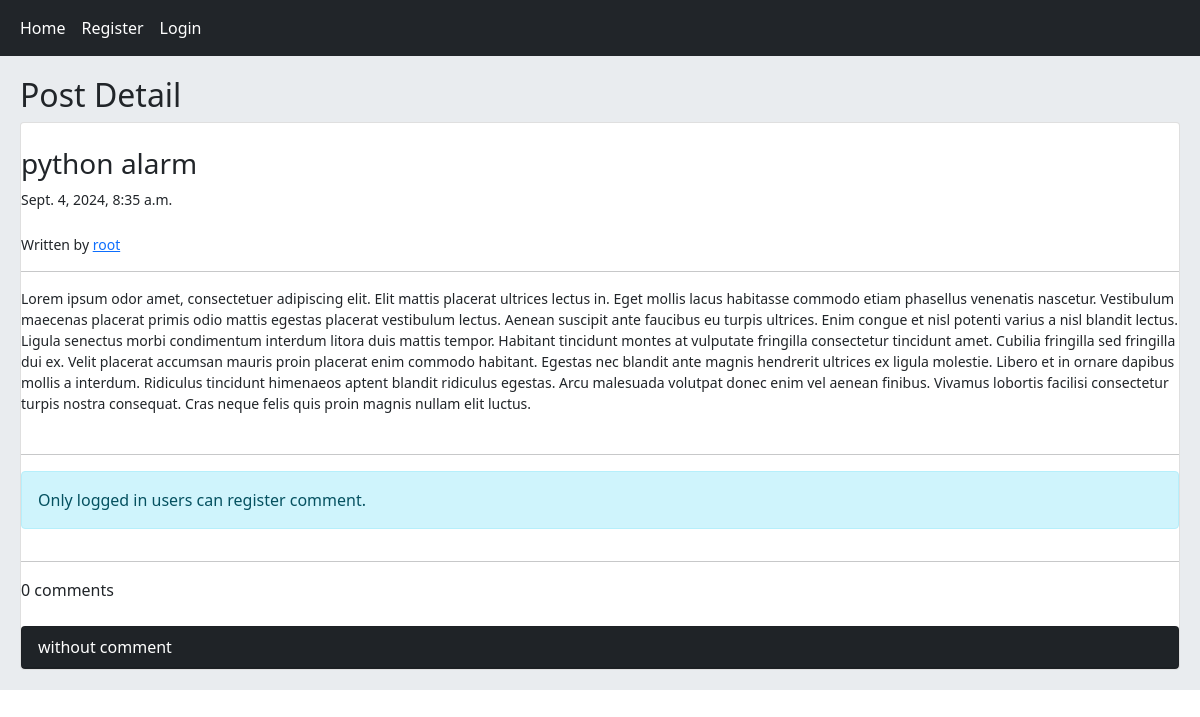
Page /post/5/python-alarm on the earlier database version.
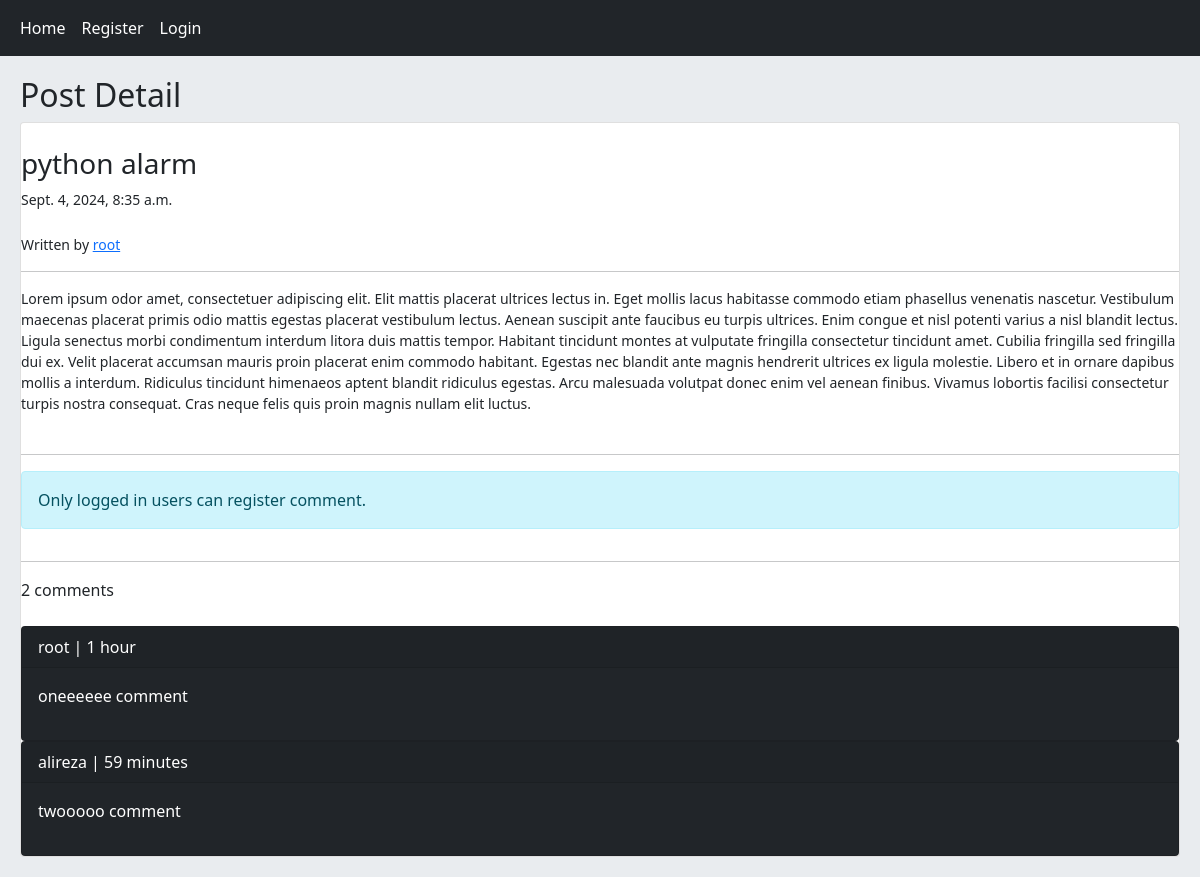
Same page on the later database version.
### home/models.py (models this page shows, shortened)
class Post(models.Model):
    user=models.ForeignKey(User,on_delete=models.CASCADE,related_name='posts')
    title=models.CharField(max_length=300,null=True)
    body=models.TextField()
    slug=models.SlugField()
    created=models.DateTimeField(auto_now_add=True)
    updated=models.DateTimeField(auto_now=True)
    class Meta:
        ordering=('-created',)

class CommentModel(models.Model):
    user=models.ForeignKey(User,on_delete=models.CASCADE,related_name='ucomments')
    post=models.ForeignKey(Post,on_delete=models.CASCADE,related_name='pcomments')
    reply=models.ForeignKey('CommentModel',on_delete=models.CASCADE,related_name='rcomments', null=True, blank=True)
    is_reply=models.BooleanField(default=False)
    body=models.TextField(max_length=500)
    created=models.DateTimeField(auto_now_add=True)

### home/views.py (the view, shortened to what this page needs)
# urls.py: path('post/<int:post_id>/<slug:post_slug>',views.PostDetailView.as_view(),name='post_detail'),
class PostDetailView(View):
    form_class=CommentCreateForm
    def get(self,request,post_id,post_slug):
        post=get_object_or_404(Post,pk=post_id,slug=post_slug) # post=Post.objects.get(pk=post_id,slug=post_slug)
        comments=post.pcomments.filter(is_reply=False) #comment asli hastan ro biyar na comment haie reply ro
        return render(request,'home/detail.html',{'post':post,'comments':comments,'form':self.form_class})

### home/templates/home/detail.html (shortened to what this page needs)
{% extends "base.html" %}
{% block content %}
    <h2>Post Detail</h2>
    <div class="card">
        <br>
        <h3>{{post.title}}</h3>
        <small>{{post.updated}}</small>
        <br>
        <small>Written by <a href="{% url "account:user_profile" post.user.id %}">{{post.user.username}}</a></small>
        <hr>
        <small>{{post.body}}</small>
        <br>
        <hr>
            {% if request.user.is_authenticated %}
                <form method='POST' action="" >
                    {% csrf_token %}
                    {{form.as_p}}
                    <input type="submit" value="Send" class="btn btn-primary"></input>
                </form>
            {% else %}
                <p class= "alert alert-info">Only logged in users can register comment.</p>
            {% endif %}
            <hr>
            {{comments.count}} comments<br><br>
            {% for comment in comments  %}
                <div class="card bg-dark text-white">
                    <p class="card-header">{{comment.user}}  |  {{comment.created|timesince}} </p>
                    <p class="card-body">{{comment.body}}</p>
                </div>
            {% empty %}
            <div class="card bg-dark text-white">
                <p class="card-header">without comment </p>
            </div>
            {% endfor %}
{% endblock content %}

### templates/base.html (shortened to what this page needs)
<!DOCTYPE html>
<html lang="en">
<head>
    <link href="https://cdn.jsdelivr.net/npm/bootstrap@5.1.3/dist/css/bootstrap.min.css" rel="stylesheet">
</head>
<body>
    {% include 'inc/navbar.html' %}
    <div class="jumbotron">
        {% block content %} {% endblock %}
</body>
</html>

### templates/inc/navbar.html
<nav class="navbar navbar-expand-lg navbar-dark bg-dark">
  <div class="container-fluid">
    <div class="navbar-nav">
      <a class="nav-link active" href="{% url "home:home" %}">Home</a>
      {% if request.user.is_authenticated %}
      <a class="nav-link active" href="{% url "account:user_profile" request.user.pk %}">Profile</a>
      <a class="nav-link active" href="{% url "account:user_logout"  %}">Logout</a>
      {% else %}
      <a class="nav-link active" href="{% url "account:user_register" %}">Register</a>
      <a class="nav-link active" href="{% url "account:user_login" %}">Login</a>
      {% endif %}
    </div>
  </div>
</nav>

### templates/base.html (style rules this page uses)
.jumbotron { padding: 20px; margin-bottom: 20px; background-color: #e9ecef; }

Differences in the rows shown:
added CommentModel: user "root", created "1 hour", body "oneeeeee comment"
added CommentModel: user "alireza", created "59 minutes", body "twooooo comment"
Other differences:
{{ comments.count }}: "0" → "2"
text no longer shown: "without comment"
